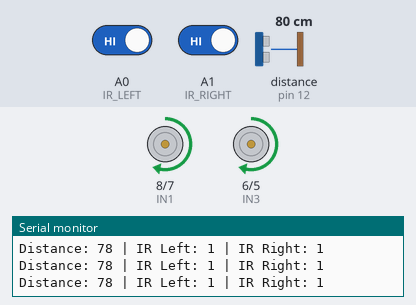
This sketch was run on a simulated Arduino Uno, built with avr-gcc and run on an emulated ATmega328P. On the bench: motor-driver pin pairs drawn as motors (green arrow = first pin HIGH = forward, orange = second pin HIGH = backward, longer = more drive, scaled by the enable pin), the last lines printed to the serial monitor. Wiring (inferred from the names in the program): ultrasonic range finder: trigger pin 11; echo pin 12. The test bench sets the inputs (shaded band); at power-on: distance to the obstacle (sensor on pin 12) 80 cm, A0 (IR_LEFT) HIGH, A1 (IR_RIGHT) HIGH. The echo pulse lasts 58.3 µs per cm.

Above: at 1.2 s.
1.3 s: distance to the obstacle (sensor on pin 12) set to 18 cm
4.3 s: distance to the obstacle (sensor on pin 12) set to 14 cm
At 4.7 s:
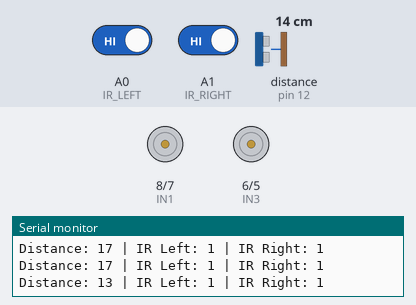
At 5.2 s:
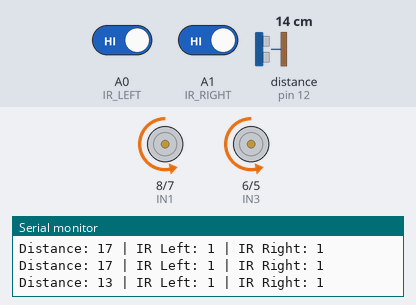
7.3 s: A0 (IR_LEFT) driven LOW
At 8.7 s:
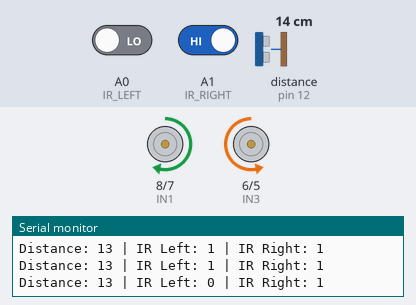
10.3 s: A0 (IR_LEFT) driven HIGH
Timing chart, 0 to 14.3 s (numbered marks = the images above; inputs shaded):
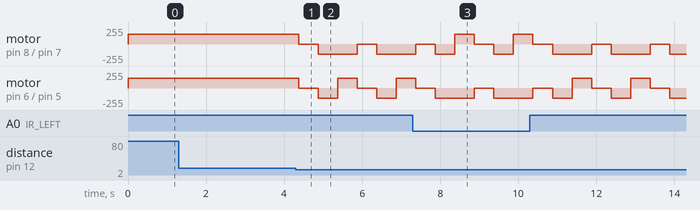

Measured:
- the behaviour switches between 17 and 16 cm on distance to the obstacle (sensor on pin 12) (found by bisection; images 0 and 1)
- after the input at 4.3 s, motor on pin 8 (IN1) / pin 7 (IN2): alternates backward 150/255 for 1.0 s and stopped for 0.50 s, starting after 0.07 s; motor on pin 6 (IN3) / pin 5 (IN4): forward 150/255 → stopped after 0.07 s, → backward 150/255 0.50 s later, → forward 150/255 0.50 s later, → stopped 0.50 s later, … (6 changes in this stretch)

The sketch:

Smart_Car.ino
```cpp
// Define motor driver pins
#define ENA 9  // Enable pin for motor A
#define IN1 8  // Motor A input 1
#define IN2 7  // Motor A input 2
#define IN3 6  // Motor B input 1
#define IN4 5  // Motor B input 2
#define ENB 10 // Enable pin for motor B

// Define ultrasonic sensor pins
#define TRIG 11
#define ECHO 12

// Define IR sensor pins
#define IR_LEFT A0  // Left IR sensor
#define IR_RIGHT A1 // Right IR sensor

void setup() {
    pinMode(ENA, OUTPUT);
    pinMode(IN1, OUTPUT);
    pinMode(IN2, OUTPUT);
    pinMode(IN3, OUTPUT);
    pinMode(IN4, OUTPUT);
    pinMode(ENB, OUTPUT);

    pinMode(TRIG, OUTPUT);
    pinMode(ECHO, INPUT);

    pinMode(IR_LEFT, INPUT);
    pinMode(IR_RIGHT, INPUT);

    Serial.begin(9600); // Debugging via Serial Monitor
}

// Function to measure distance using ultrasonic sensor
int getDistance() {
    digitalWrite(TRIG, LOW);
    delayMicroseconds(2);
    digitalWrite(TRIG, HIGH);
    delayMicroseconds(10);
    digitalWrite(TRIG, LOW);

    long duration = pulseIn(ECHO, HIGH);
    int distance = duration * 0.034 / 2; // Convert to cm

    return distance;
}

// Function to move forward
void moveForward() {
    digitalWrite(IN1, HIGH);
    digitalWrite(IN2, LOW);
    digitalWrite(IN3, HIGH);
    digitalWrite(IN4, LOW);
    analogWrite(ENA, 150); // Adjust speed
    analogWrite(ENB, 150);
}

// Function to move backward
void moveBackward() {
    digitalWrite(IN1, LOW);
    digitalWrite(IN2, HIGH);
    digitalWrite(IN3, LOW);
    digitalWrite(IN4, HIGH);
    analogWrite(ENA, 150);
    analogWrite(ENB, 150);
}

// Function to turn left
void turnLeft() {
    digitalWrite(IN1, LOW);
    digitalWrite(IN2, HIGH);
    digitalWrite(IN3, HIGH);
    digitalWrite(IN4, LOW);
    analogWrite(ENA, 150);
    analogWrite(ENB, 150);
}

// Function to turn right
void turnRight() {
    digitalWrite(IN1, HIGH);
    digitalWrite(IN2, LOW);
    digitalWrite(IN3, LOW);
    digitalWrite(IN4, HIGH);
    analogWrite(ENA, 150);
    analogWrite(ENB, 150);
}

// Function to stop the car
void stopCar() {
    digitalWrite(IN1, LOW);
    digitalWrite(IN2, LOW);
    digitalWrite(IN3, LOW);
    digitalWrite(IN4, LOW);
    analogWrite(ENA, 0);
    analogWrite(ENB, 0);
}

void loop() {
    int distance = getDistance();
    int irLeft = digitalRead(IR_LEFT);
    int irRight = digitalRead(IR_RIGHT);

    Serial.print("Distance: ");
    Serial.print(distance);
    Serial.print(" | IR Left: ");
    Serial.print(irLeft);
    Serial.print(" | IR Right: ");
    Serial.println(irRight);

    if (distance > 15 && irLeft == 1 && irRight == 1) {
        // No obstacles detected
        moveForward();
    }
    else {
        // Obstacle detected, take action
        stopCar();
        delay(500);
        moveBackward();
        delay(500);

        if (irLeft == 0) {
            turnRight(); // If left sensor detects obstacle, turn right
        } else if (irRight == 0) {
            turnLeft(); // If right sensor detects obstacle, turn left
        } else {
            turnLeft(); // Default turn left if ultrasonic detects obstacle
        }

        delay(500);
        stopCar();
    }
}
```
